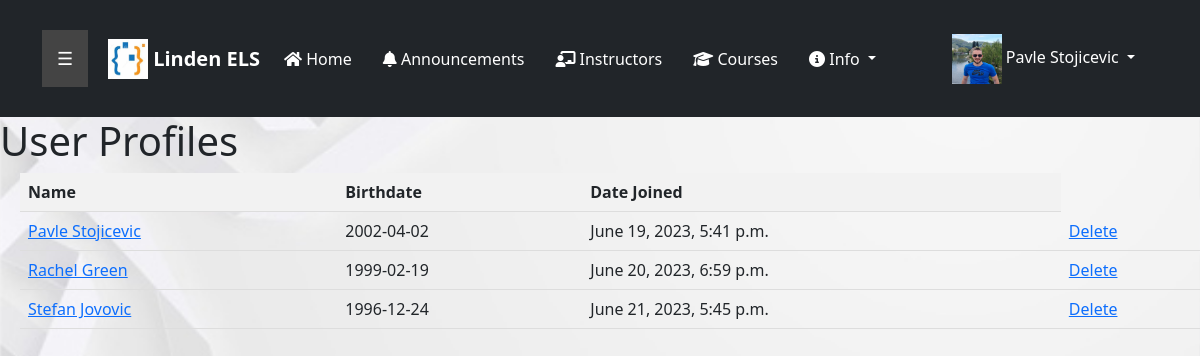
The page /profile_list/ (signed in) on the database its author committed.
### elearn/models.py (models this page shows, shortened)
class User(AbstractUser):
    is_learner = models.BooleanField(default=True)
    is_teacher = models.BooleanField(default=False, null=True)
    is_admin = models.BooleanField(default=False, null=True)

class UserProfile(models.Model):
    user = models.OneToOneField(User, on_delete=models.CASCADE, null=True)
    enrolled_courses = models.ManyToManyField(Course)
    profile_pic = models.ImageField(upload_to="images")
    bio = models.TextField()
    instagram = models.URLField(blank=True, null=True)
    facebook = models.URLField(blank=True, null=True)
    twitter = models.URLField(blank=True, null=True)
    linkedin = models.URLField(blank=True, null=True)
    birth_date = models.CharField(max_length=11)

### elearn/views.py (the view)
# urls.py: path('profile_list/', views.ProfileListView.as_view(), name='profile_list'),
class ProfileListView(ListView):
    model = UserProfile
    template_name = "profiles_list.html"
    context_object_name = "profile"

### templates/profiles_list.html (shortened to what this page needs)
{% extends 'base.html' %}
{% block content %}
{% if user.is_authenticated %}
    {% if user.is_staff or user.is_admin %}
        <!DOCTYPE html>
        <html>
        <head>
        </head>
        <body>
        <h1>User Profiles</h1>
        <table>
            <tr>
            <th>Name</th>
            <th>Birthdate</th>
            <th>Date Joined</th>
            </tr>
            {% for profile in object_list %}
            <tr>
                <td><a href="{% url 'profile_page' profile.pk %}">{{ profile.user.get_full_name }}</a></td>
                <td>{{ profile.birth_date }}</td>
                <td>{{ profile.user.date_joined }}</td>
                <td><a href="{% url 'delete_profile' profile.pk %}">Delete</a></td>
            </tr>
            {% endfor %}
        </table>
        </body>
        </html>
    {% else %}
    <h2 style="text-align: center;">You are not allowed here and you know it. Go back.</h2>
    {%endif%}
{% else %}
<h2 style="text-align: center;">You are not allowed here and you know it. Go back.</h2>
{%endif%}
{%endblock%}

### templates/navbar.html (shortened to what this page needs)
<!DOCTYPE html>
{% load static %}
<html>
<head>
  <link rel="stylesheet" href="https://cdnjs.cloudflare.com/ajax/libs/font-awesome/5.15.3/css/all.min.css" />
  <link rel="stylesheet" href="{% static 'ELS/css/navbar.css' %}">
  <link rel="stylesheet" href="{% static 'ELS/css/sidebar.css' %}">
</head>
<body>
  <div class="navbar-wrapper">
    <nav class="navbar navbar-expand-lg navbar-dark bg-dark">
      <div class="container-fluid">
        {% if user.is_staff or user.is_admin %}
        <div id="main">
          <button class="openbtn" onclick="openNav()">&#9776;</button>
        </div>
        {%endif%}
        <a class="navbar-brand" href="#">
          <img src="{% static 'ELS/img/logo.jpg' %}" alt="Logo" class="navbar-logo">
          Linden ELS
        </a>
        <div class="collapse navbar-collapse" id="navbarSupportedContent">
          <ul class="navbar-nav">
            <li class="nav-item">
              <a class="nav-link" href="{% url 'home' %}"><i class="fa fa-home"></i>
                Home</a>
            </li>
            {% if user.is_authenticated %}
            <li class="nav-item">
              <a class="nav-link" href="{% url 'announcements' %}"><i class="fa-solid fa-bell"></i> Announcements</a>
            </li>
            {%endif%}
            <li class="nav-item">
              <a class="nav-link" href="{% url 'instructors' %}"><i class="fa-solid fa-chalkboard-user"></i> Instructors</a>
            </li>
            <li class="nav-item">
              <a class="nav-link" href="{% url 'course_list' %}"><i class="fa-solid fa-graduation-cap"></i> Courses</a>
            </li>
            <div class="navbar-nav justify-content-end">
            <li class="nav-item dropdown">
              <a class="nav-link dropdown-toggle" href="" role="button" data-bs-toggle="dropdown" aria-haspopup="true" aria-expanded="false">
                <i class="fa-solid fa-circle-info"></i> Info
              </a>
            </li>
          </ul>
        </div>
          <ul class="navbar-nav justify-content-end">
            {% if user.is_authenticated %}
              <li class="nav-item dropdown account-dropdown">
                <a class="nav-link dropdown-toggle" href=""  role="button" data-bs-toggle="dropdown" aria-haspopup="true" aria-expanded="false">
                  <img src="{{user.userprofile.profile_pic.url}}" width="50px" height="50px"> {{user.first_name}} {{user.last_name}}
                </a>
              </li>
            {%endif%}
          </ul>
        </div>
      </div>
</body>
</html>

### static/ELS/css/navbar.css (style rules this page uses)
.navbar-wrapper { position: sticky; top: 0; z-index: 100; }
.navbar { background-color: #1e1e1e; padding: 10px; }
.navbar-brand { display: flex; align-items: center; color: #fff; font-weight: bold; text-decoration: none; }
.navbar-logo { width: 40px; height: 40px; margin-right: 5px; }
.nav-link { color: #fff; margin-right: 15px; }
.account-dropdown { margin-right: 20px; }

### static/ELS/css/sidebar.css (style rules this page uses)
.openbtn { font-size: 18px; cursor: pointer; background-color: #444444; color: white; padding: 15px 15px; border: none; }
#main { transition: margin-left .5s; padding: 20px; }

### templates/base.html (style rules this page uses)
#bg { background-repeat: repeat; background-size: 100%; }

### templates/profiles_list.html (style rules this page uses)
table { margin-left: 20px; width: 100%; border-collapse: collapse; }
th, td { padding: 8px; text-align: left; border-bottom: 1px solid #ddd; }
th { background-color: #f2f2f2; }

### rows shown on the page
User: userprofile.profile_pic (picture), first_name "Pavle", last_name "Stojicevic"
UserProfile: user.get_full_name "Pavle Stojicevic", birth_date "2002-04-02", user.date_joined "June 19, 2023, 5:41 p.m."
UserProfile: user.get_full_name "Rachel Green", birth_date "1999-02-19", user.date_joined "June 20, 2023, 6:59 p.m."
UserProfile: user.get_full_name "Stefan Jovovic", birth_date "1996-12-24", user.date_joined "June 21, 2023, 5:45 p.m."
